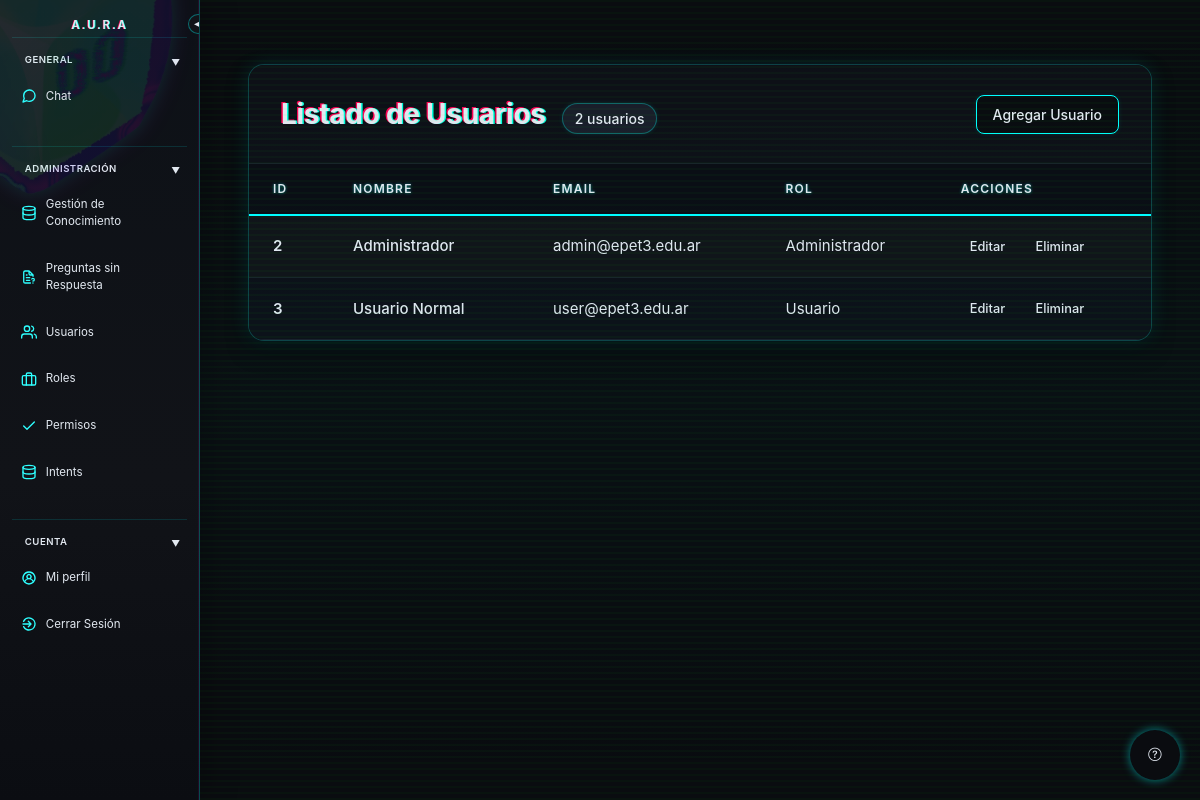
Page /index.php?controller=usuario&action=listar (signed in) on the committed database.
### tables this page shows
CREATE TABLE `usuarios` (
  `id_usuario` int(11) NOT NULL,
  `nombre` varchar(100) DEFAULT NULL,
  `email` varchar(100) DEFAULT NULL,
  `password` varchar(100) DEFAULT NULL,
  `id_rol` int(11) DEFAULT NULL,
  `two_factor_secret` varchar(255) DEFAULT NULL,
  `two_factor_enabled` tinyint(1) NOT NULL DEFAULT 0,
  `two_factor_last_counter` bigint(20) DEFAULT NULL,
  `two_factor_method` varchar(20) DEFAULT NULL
);

CREATE TABLE `roles` (
  `id_rol` int(11) NOT NULL,
  `nombre` varchar(100) DEFAULT NULL,
  `descripcion` varchar(100) DEFAULT NULL
);

### controller/UsuarioController.php (called while the page is built, shortened)
<?php
require_once "model/Usuario.class.php";
require_once "model/Rol.class.php";
class UsuarioController{
    public function listar(){
        $usuarios = Usuario::listar();
        require_once "view/usuarios/index.php";
    }
}

### model/Usuario.class.php (called while the page is built, shortened)
<?php
include_once "Database.class.php";
include_once "Rol.class.php";
class Usuario
{
    private $id;
    private $nombre;
    private $email;
    private ?Rol $rol;
    public function __construct($id=null, $nombre=null, $email=null, $password=null, $rol=null)
    {
        $this->id = $id;
        $this->nombre = $nombre;
        $this->email = $email;
        $this->rol = $rol;
    }
    public static function listar(){
        $conexion=Database::getInstance()->getConnection();
        $sql= "SELECT * FROM usuarios";
        $stmt = $conexion->query($sql);
        $usuarios=[];
        while ($fila=$stmt->fetch(PDO::FETCH_ASSOC)){
            $rol = $fila["id_rol"] ? Rol::obtenerPorID($fila["id_rol"]) : null;
            $usuarios[]= new Usuario($fila["id_usuario"], $fila["nombre"], $fila["email"], null, $rol);
        }
        return $usuarios;
    }
    public static function obtenerPorID($id){
        $conexion=Database::getInstance()->getConnection();
        $sql= "SELECT * FROM usuarios WHERE id_usuario=?";
        $stmt = $conexion->prepare($sql);
        $stmt->execute([$id]);
        $resultado= $stmt->fetch(PDO::FETCH_ASSOC);
        if($resultado){
            $rol = $resultado['id_rol'] ? Rol::obtenerPorID($resultado['id_rol']) : null;
            return new Usuario ($resultado['id_usuario'],$resultado['nombre'],$resultado['email'],$resultado['password'], $rol);
        }
        return null;
    }
    public function getId() {return $this->id;}
    public function getNombre() {return $this->nombre;}
    public function getEmail() {return $this->email;}
    public function getRolNombre() {
        return $this->rol ? $this->rol->getNombre() : null;
    }
}
?>

### model/Rol.class.php (called while the page is built, shortened)
<?php
include_once "Database.class.php";
class Rol
{
    private $nombre;
    public function __construct($id=null, $nombre=null, $descripcion=null)
    {
        $this->nombre = $nombre;
    }
    public static function obtenerPorID($id){
        $conexion=Database::getInstance()->getConnection();
        $sql = "SELECT * FROM roles WHERE `id_rol`=?";
        $stmt = $conexion->prepare($sql);
        $stmt->execute([$id]);
        $resultado = $stmt->fetch(PDO::FETCH_ASSOC);
        if($resultado){
            return new Rol($resultado['id_rol'], $resultado['nombre'], $resultado['descripcion']);
        }
        return null;
    }
    public function getNombre() {return $this->nombre;}
}
?>

### model/Database.class.php (called while the page is built)
<?php
require_once __DIR__ . '/../app_config.php';
class Database
{
    private static $instancia=null;
    private $conexion;
    public function __construct()
    {
        try {
            $dsn = sprintf(
                'mysql:host=%s;port=%s;dbname=%s;charset=utf8mb4',
                app_config('DB_HOST', 'localhost'),
                app_config('DB_PORT', '3306'),
                app_config('DB_NAME', 'chatbot_v2')
            );
            $this->conexion = new PDO(
                $dsn,
                app_config('DB_USER', 'root'),
                app_config('DB_PASSWORD', '')
            );
            $this->conexion->setAttribute(PDO::ATTR_ERRMODE, PDO::ERRMODE_EXCEPTION);
        } catch (PDOException $e) {
            die("Error de conexion:".$e->getMessage());
        }
    }
    public static function getInstance(){
        if(!self::$instancia){
            self::$instancia=new Database();
        }
        return self::$instancia;
    }
    public function getConnection(){
        return $this->conexion;
    }
}
?>

### app_config.php (called while the page is built, shortened)
<?php
function app_config($name, $default = '')
{
    $value = getenv($name);
    return $value === false ? $default : $value;
}

### view/usuarios/index.php (the view, shortened to what this page needs)
<?php require_once __DIR__ . "/../layout/header.php"; ?>
    <?php require_once __DIR__ . "/../layout/sidebar.php"; ?>
    <div class="main-content">
        <div class="panel-container">
            <div class="header-section">
                <div class="header-left">
                    <h1>Listado de Usuarios</h1>
                    <?php if(!empty($usuarios)): ?>
                        <span class="object-count"><?= count($usuarios) ?> usuarios</span>
                    <?php endif; ?>
                </div>
                <div class="header-right">
                    <a class="btn btn-primary" href="index.php?controller=usuario&action=crear">Agregar Usuario</a>
                </div>
            </div>
            <div class="table-container">
                <table class="objects-table">
                    <thead>
                        <tr>
                            <th>ID</th>
                            <th>Nombre</th>
                            <th>Email</th>
                            <th>Rol</th>
                            <th>Acciones</th>
                        </tr>
                    </thead>
                    <tbody>
                        <?php if(!empty($usuarios)): ?>
                            <?php foreach($usuarios as $usuario): ?>
                                <tr>
                                    <td class="id-cell"><?= $usuario->getId(); ?></td>
                                    <td class="name-cell"><?= $usuario->getNombre(); ?></td>
                                    <td class="email-cell"><?= $usuario->getEmail(); ?></td>
                                    <td class="role-cell"><?= $usuario->getRolNombre() ?: 'Sin rol'; ?></td>
                                    <td class="actions-cell">
                                        <a class="btn btn-edit" href="index.php?controller=usuario&action=editar&id=<?= $usuario->getId(); ?>">Editar</a>
                                        <a class="btn btn-delete" href="index.php?controller=usuario&action=eliminar&id=<?= $usuario->getId(); ?>">Eliminar</a>
                                    </td>
                                </tr>
                            <?php endforeach; ?>
                        <?php endif; ?>
                    </tbody>
                </table>
            </div>
        </div>
    </div>
<?php require_once __DIR__ . "/../layout/footer.php"; ?>

### assets/css/sidebar.css (style rules this page uses)
:root { --sidebar-width: 200px; --sidebar-collapsed-width: 50px; }

### rows in the picture
usuarios: id_usuario "2", id_rol.nombre "Administrador", email "admin@epet3.edu.ar"
usuarios: id_usuario "3", nombre "Usuario Normal", email "user@epet3.edu.ar", id_rol.nombre "Usuario"

### other values in the picture
count($usuarios) "2"
